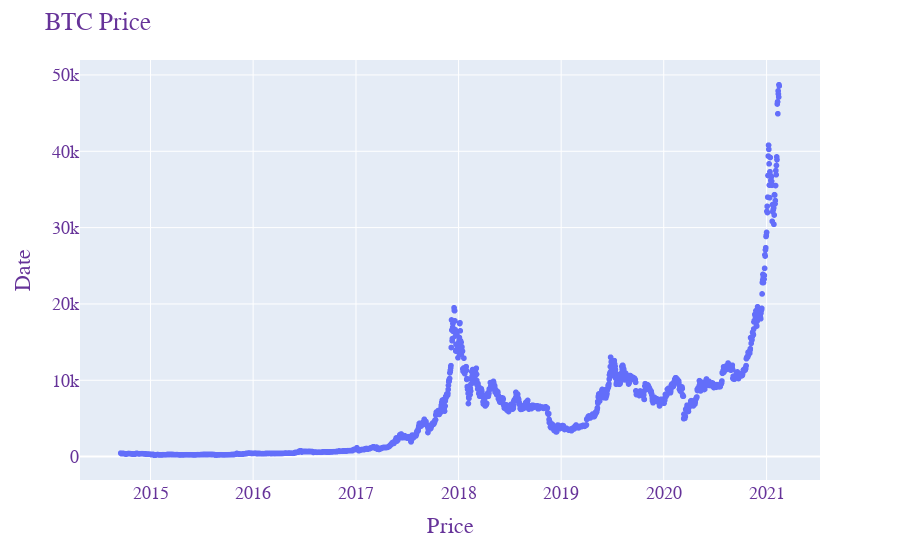

The notebook cell saved with this chart:
### Code cell
# Visualize
#pio.renderers.default = 'colab'

fig = px.scatter(x=BTC_price_data.index, y=BTC_price_data['Adj Close'])
fig.update_layout(
    title="BTC Price",
    xaxis_title="Price",
    yaxis_title="Date",
    font=dict(
        family="Courier New, monospace",
        size=18,
        color="RebeccaPurple"
    )
)
fig.show()

### Figure 1 — Plotly figure (JSON) as saved in the notebook; plotly's stock layout.template omitted (floating-point values rounded to 4 significant figures; data arrays with more than 128 entries replaced by an {"elided": "..."} marker saying what was removed)
{"data": [{"hovertemplate": "x=%{x}<br>y=%{y}<extra></extra>", "legendgroup": "", "marker": {"color": "#636efa", "symbol": "circle"}, "mode": "markers", "name": "", "showlegend": false, "type": "scattergl", "x": {"elided": "2340 str values"}, "xaxis": "x", "y": {"elided": "2340 float values"}, "yaxis": "y"}], "layout": {"autosize": true, "font": {"color": "RebeccaPurple", "family": "Courier New, monospace", "size": 18}, "legend": {"tracegroupgap": 0}, "margin": {"t": 60}, "title": {"text": "BTC Price"}, "xaxis": {"anchor": "y", "autorange": true, "domain": [0, 1], "range": ["2014-04-27 00:31:10.8661", "2021-07-07 23:28:49.1339"], "title": {"text": "Price"}, "type": "date"}, "yaxis": {"anchor": "x", "autorange": true, "domain": [0, 1], "range": [-3263.0, 52160.0], "title": {"text": "Date"}, "type": "linear"}}}
